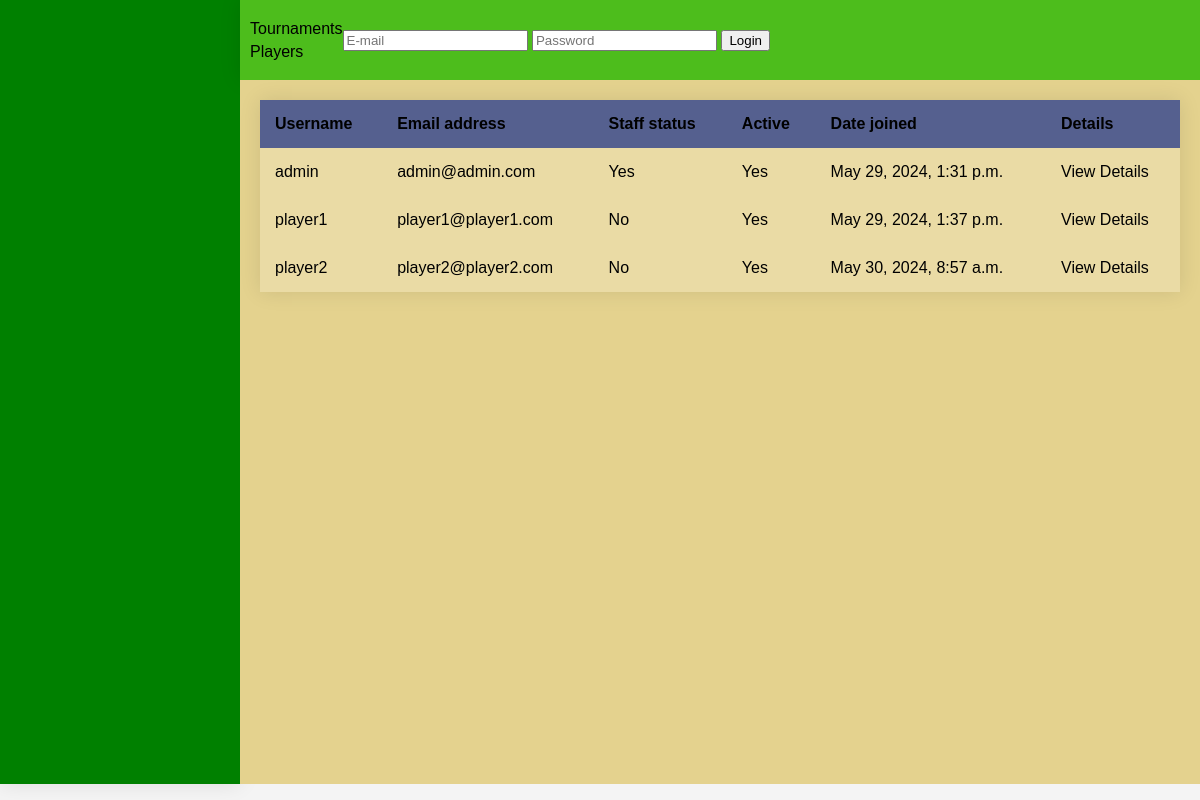
Page /player/ on the earlier database version.
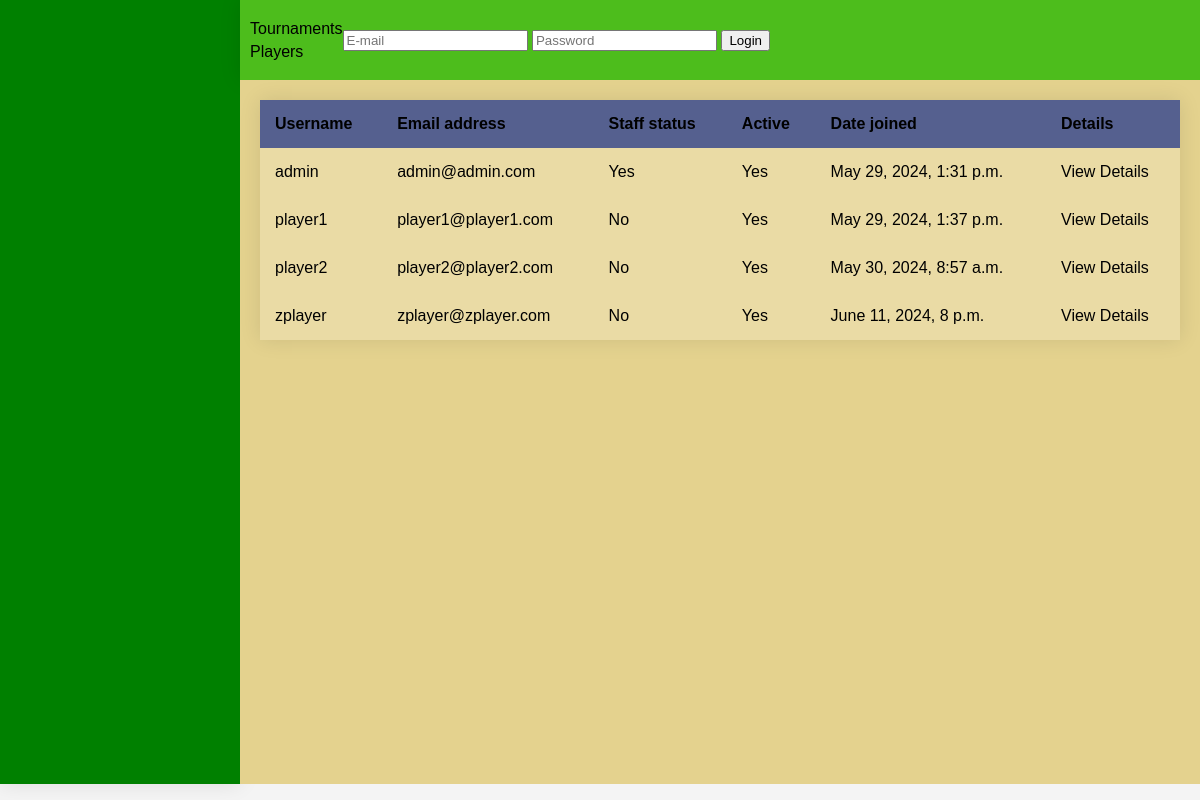
Same page on the later database version.
### players/models.py (models this page shows)
class Player(AbstractUser):
    email = models.EmailField(('email address'), unique=True)
    USERNAME_FIELD = 'email'
    REQUIRED_FIELDS = ['username']

### billiard_charts/static/templates/list/player_list.html
{% extends "base.html" %}
{% block main_space %}
<table>
    <thead>
        <tr>
            <th>Username</th>
            <th>Email address</th>
            <th>Staff status</th>
            <th>Active</th>
            <th>Date joined</th>
            <th>Details</th>
        </tr>
    </thead>
    <tbody>
        {% for player in object_list %}
        <tr>
            <td>{{ player.username }}</td>
            <td>{{ player.email }}</td>
            <td>{% if player.is_staff %}Yes{% else %}No{% endif %}</td>
            <td>{% if player.is_active %}Yes{% else %}No{% endif %}</td>
            <td>{{ player.date_joined }}</td>
            <td><a href="{% url 'player_detail' player.pk %}">View Details</a></td>
        </tr>
        {% endfor %}
    </tbody>
</table>
{% endblock main_space %}

Differences in the rows shown:
added Player: username "zplayer", email "zplayer@zplayer.com", is_staff "No", is_active "Yes", date_joined "June 11, 2024, 8 p.m."
